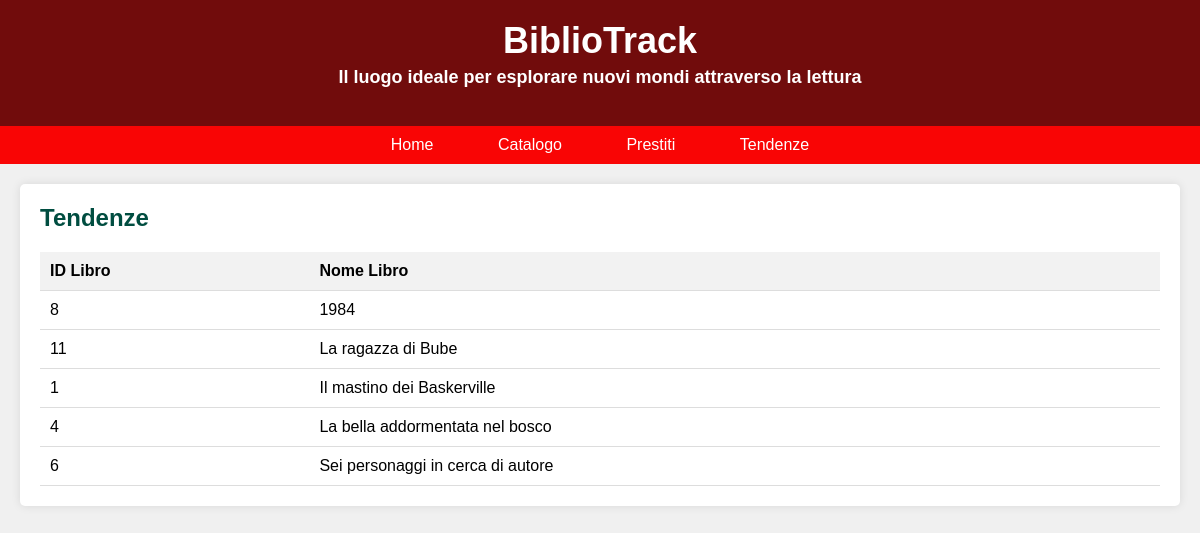
Page /tendenze.php on the earlier database version.
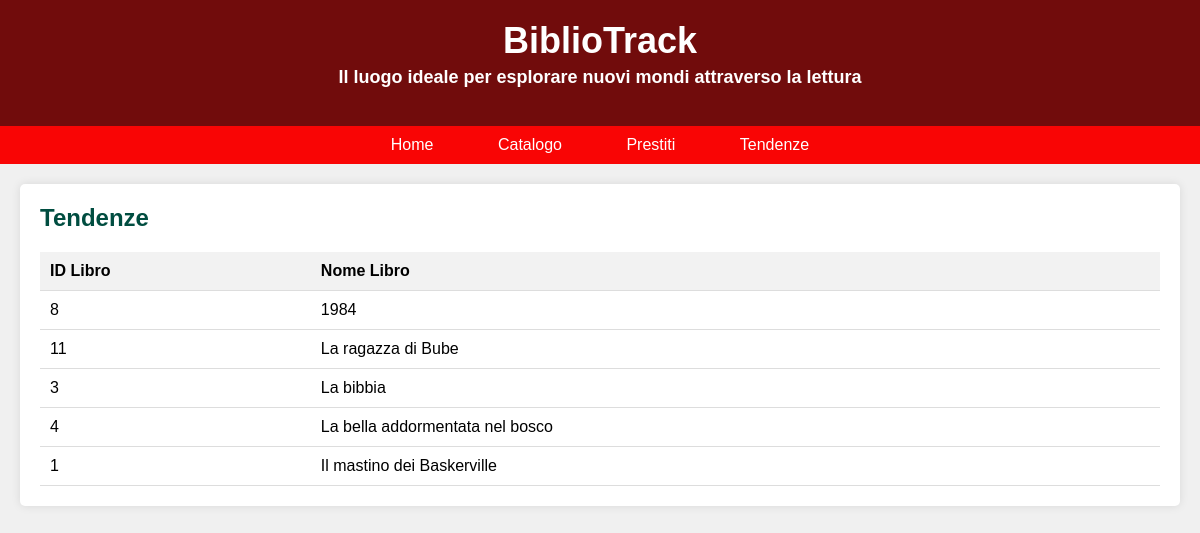
Same page on the later database version.
### tables this page shows
CREATE TABLE `libri` (
  `PK_Id_libro` int(11) NOT NULL,
  `Titolo` varchar(100) NOT NULL,
  `Autore` varchar(50) NOT NULL,
  `Casa_editrice` varchar(50) NOT NULL,
  `Anno_pubblicazione` int(4) DEFAULT NULL,
  `Collana` varchar(50) DEFAULT NULL,
  `Genere` varchar(50) DEFAULT NULL,
  `stato` tinyint(1) DEFAULT NULL
);

### tendenze.php (the view, shortened to what this page needs)
<?php
$servername = "localhost";
$username = "root";
$password = "Ruozzi1234";
$dbname = "bibliotrack";
?>
<!DOCTYPE html>
<html lang="it">
<head>
</head>
<body>
    <header id='header'>
        <h1>BiblioTrack</h1>
        <h3>Il luogo ideale per esplorare nuovi mondi attraverso la lettura</h3>
    </header>
    <nav>
        <a href="index.html">Home</a>
        <a href="catalogo.php">Catalogo</a>
        <a href="prestiti.html">Prestiti</a>
        <a href="tendenze.php">Tendenze</a>
    </nav>
    <div class="container">
        <section class="catalog-section">
            <h2>Tendenze</h2>
            <table>
                <thead>
                    <tr>
                        <th>ID Libro</th>
                        <th>Nome Libro</th>
                    </tr>
                </thead>
                <tbody>
                    <?php
                    $conn = new mysqli($servername, $username, $password, $dbname);
                    $sql = $sql = "SELECT l.PK_Id_libro, l.Titolo
                    FROM libri l
                    JOIN (
                        SELECT FK_Id_libro
                        FROM prestiti
                        GROUP BY FK_Id_libro
                        ORDER BY COUNT(*) DESC
                        LIMIT 5
                    ) p ON l.PK_Id_libro = p.FK_Id_libro";
                    $result = $conn->query($sql);
                    if ($result!==false && $result->num_rows > 0) {
                        while($row = $result->fetch_assoc()) {
                            echo "<tr><td>" . $row["PK_Id_libro"] . "</td><td>" . $row["Titolo"] . "</td></tr>";
                        }
                    } else {
                        echo "<tr><td colspan='2'>Nessun risultato trovato</td></tr>";
                    }
                    ?>
                </tbody>
            </table>
        </section>
    </div>
</body>
</html>

Differences in the rows shown:
no longer on this page (row unchanged): libri: PK_Id_libro "6", Titolo "Sei personaggi in cerca di autore"
now on this page (row edited): libri: PK_Id_libro "3", Titolo "La bibbia"
shown differently, row unchanged: libri "La bella addormentata nel bosco": moves up the list
